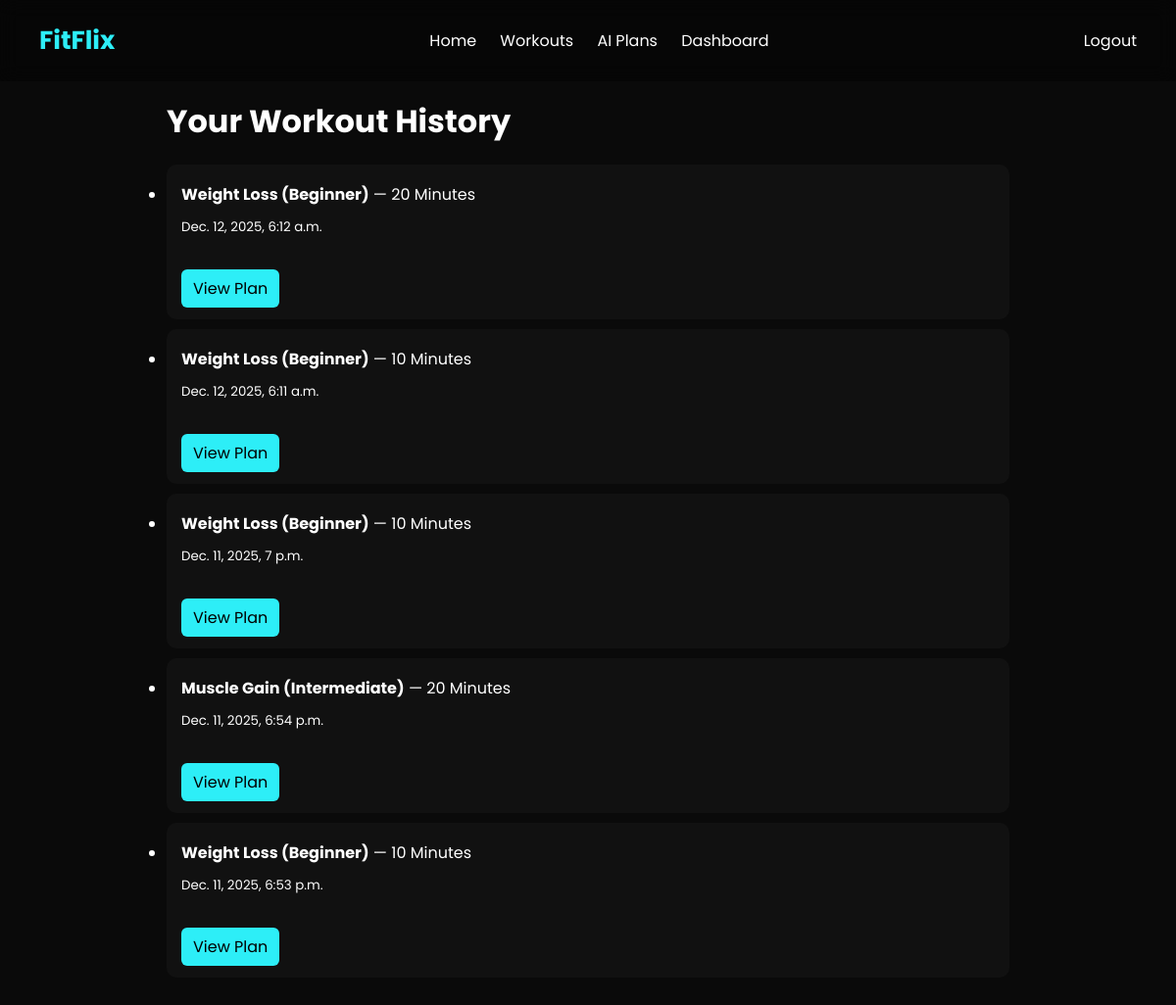
/dashboard/ (signed in), run on the app's committed database.
### core/models.py (models this page shows, shortened)
class WorkoutPlan(models.Model):
    user = models.ForeignKey(User, on_delete=models.CASCADE)
    goal = models.CharField(max_length=100)
    level = models.CharField(max_length=100)
    duration = models.CharField(max_length=100)
    ai_response = models.TextField()
    created_at = models.DateTimeField(auto_now_add=True)

### core/views.py (the view)
# urls.py: path("dashboard/", views.dashboard, name="dashboard"),
def dashboard(request):
    if not request.user.is_authenticated:
        return redirect("login")
    plans = WorkoutPlan.objects.filter(user=request.user).order_by("-created_at")
    return render(request, "core/dashboard.html", {
        "plans": plans
    })

### accounts/templates/core/dashboard.html
{% extends "core/base.html" %}
{% block content %}
<div style="max-width:900px; margin:80px auto; padding:20px; color:white;">
    <h1>Your Workout History</h1>
    {% if plans %}
        <ul style="margin-top:20px; line-height:2;">
            {% for p in plans %}
                <li style="margin-bottom:10px; background:#111; padding:15px; border-radius:10px;">
                    <strong>{{ p.goal }} ({{ p.level }})</strong> — {{ p.duration }}
                    <br>
                    <small>{{ p.created_at }}</small>
                    <br><br>
                    <a href="{% url 'view_plan' p.id %}"
                       style="background:#2deef7; padding:8px 12px; color:black; border-radius:6px; text-decoration:none;">
                       View Plan
                    </a>
                </li>
            {% endfor %}
        </ul>
    {% else %}
        <p>No history yet. Generate your first workout!</p>
    {% endif %}
</div>
{% endblock %}

### accounts/templates/core/base.html (shortened to what this page needs)
{% load static %}
<!DOCTYPE html>
<html lang="en">
<head>
    <link rel="stylesheet" href="{% static 'core/css/styles.css' %}">
</head>
<body>
    <nav class="navbar">
        <div class="logo">FitFlix</div>
        <div class="nav-links">
            <a href="/">Home</a>
            <a href="#workouts-section">Workouts</a>
            <a href="#generate-section">AI Plans</a>
            {% if user.is_authenticated %}
                <a href="{% url 'dashboard' %}">Dashboard</a>
            {% endif %}
        </div>
        <div class="auth-buttons">
            {% if user.is_authenticated %}
                <a href="{% url 'logout' %}" style="margin-left:20px;">Logout</a>
            {% else %}
                <a href="{% url 'login' %}">Login</a>
                <a href="{% url 'signup' %}" style="margin-left:10px;">Signup</a>
            {% endif %}
        </div>
    </nav>
    {% block content %}{% endblock %}
</body>
</html>

### core/static/core/css/styles.css (style rules this page uses)
* { margin: 0; padding: 0; box-sizing: border-box; }
body { font-family: "Poppins", sans-serif; background: #0a0a0a; color: white; }
.navbar { display: flex; justify-content: space-between; align-items: center; padding: 22px 40px; background: rgba(0, 0, 0, 0.4); backdrop-filter: blur(10px); position: fixed; top: 0; width: 100%; z-index: 100; }
.navbar a { color: white; text-decoration: none; margin-left: 20px; }
.logo { font-size: 26px; font-weight: 700; color: #2deef7; }

### data on the page
WorkoutPlan: goal "Weight Loss", level "Beginner", duration "20 Minutes", created_at "Dec. 12, 2025, 6:12 a.m."
WorkoutPlan: goal "Weight Loss", level "Beginner", duration "10 Minutes", created_at "Dec. 12, 2025, 6:11 a.m."
WorkoutPlan: goal "Weight Loss", level "Beginner", duration "10 Minutes", created_at "Dec. 11, 2025, 7 p.m."
WorkoutPlan: goal "Muscle Gain", level "Intermediate", duration "20 Minutes", created_at "Dec. 11, 2025, 6:54 p.m."
WorkoutPlan: goal "Weight Loss", level "Beginner", duration "10 Minutes", created_at "Dec. 11, 2025, 6:53 p.m."
